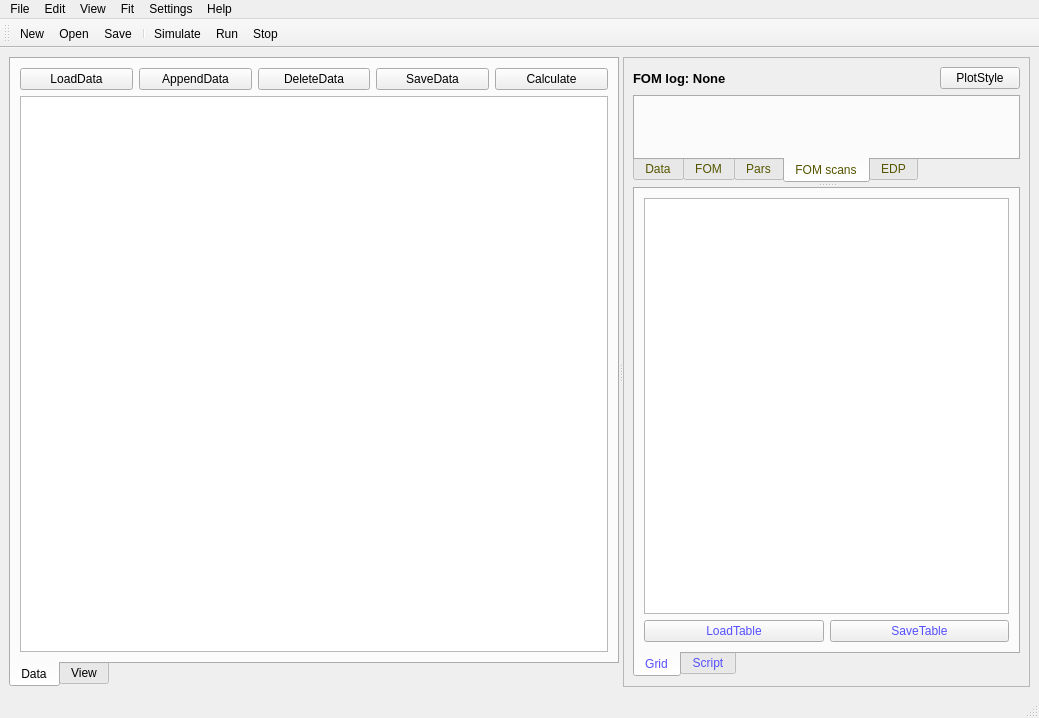
<?xml version="1.0" encoding="UTF-8"?>
<ui version="4.0">
 <class>MainWindow</class>
 <widget class="QMainWindow" name="MainWindow">
  <property name="geometry">
   <rect>
    <x>0</x>
    <y>0</y>
    <width>1039</width>
    <height>718</height>
   </rect>
  </property>
  <property name="windowTitle">
   <string>MainWindow</string>
  </property>
  <widget class="QWidget" name="centralwidget">
   <layout class="QHBoxLayout" name="horizontalLayout">
    <item>
     <widget class="QSplitter" name="splitter_2">
      <property name="orientation">
       <enum>Qt::Horizontal</enum>
      </property>
      <widget class="QTabWidget" name="tabWidget_data">
       <property name="styleSheet">
        <string notr="true"/>
       </property>
       <property name="tabPosition">
        <enum>QTabWidget::South</enum>
       </property>
       <property name="currentIndex">
        <number>0</number>
       </property>
       <widget class="QWidget" name="tab_5">
        <attribute name="title">
         <string>Data</string>
        </attribute>
        <layout class="QVBoxLayout" name="verticalLayout_2">
         <item>
          <layout class="QHBoxLayout" name="horizontalLayout_2">
           <property name="sizeConstraint">
            <enum>QLayout::SetFixedSize</enum>
           </property>
           <item>
            <widget class="QPushButton" name="pushButton_load_data">
             <property name="text">
              <string>LoadData</string>
             </property>
            </widget>
           </item>
           <item>
            <widget class="QPushButton" name="pushButton_append_data">
             <property name="text">
              <string>AppendData</string>
             </property>
            </widget>
           </item>
           <item>
            <widget class="QPushButton" name="pushButton_delete_data">
             <property name="text">
              <string>DeleteData</string>
             </property>
            </widget>
           </item>
           <item>
            <widget class="QPushButton" name="pushButton_save_data">
             <property name="text">
              <string>SaveData</string>
             </property>
            </widget>
           </item>
           <item>
            <widget class="QPushButton" name="pushButton_calculate">
             <property name="text">
              <string>Calculate</string>
             </property>
            </widget>
           </item>
          </layout>
         </item>
         <item>
          <widget class="QTableWidget" name="tableWidget_data"/>
         </item>
        </layout>
       </widget>
       <widget class="QWidget" name="tab_6">
        <attribute name="title">
         <string>View</string>
        </attribute>
        <layout class="QVBoxLayout" name="verticalLayout_3">
         <item>
          <layout class="QHBoxLayout" name="horizontalLayout_10">
           <item>
            <widget class="QLabel" name="label">
             <property name="sizePolicy">
              <sizepolicy hsizetype="Fixed" vsizetype="Preferred">
               <horstretch>0</horstretch>
               <verstretch>0</verstretch>
              </sizepolicy>
             </property>
             <property name="text">
              <string>Data set:</string>
             </property>
            </widget>
           </item>
           <item>
            <widget class="QComboBox" name="comboBox_dataset"/>
           </item>
          </layout>
         </item>
         <item>
          <widget class="QTableWidget" name="tableWidget_data_view"/>
         </item>
        </layout>
       </widget>
      </widget>
      <widget class="QFrame" name="frame">
       <property name="frameShape">
        <enum>QFrame::StyledPanel</enum>
       </property>
       <property name="frameShadow">
        <enum>QFrame::Raised</enum>
       </property>
       <layout class="QVBoxLayout" name="verticalLayout">
        <item>
         <layout class="QHBoxLayout" name="horizontalLayout_3">
          <item>
           <widget class="QLabel" name="label_2">
            <property name="font">
             <font>
              <pointsize>10</pointsize>
              <weight>75</weight>
              <bold>true</bold>
             </font>
            </property>
            <property name="text">
             <string>FOM log: None</string>
            </property>
           </widget>
          </item>
          <item>
           <spacer name="horizontalSpacer">
            <property name="orientation">
             <enum>Qt::Horizontal</enum>
            </property>
            <property name="sizeHint" stdset="0">
             <size>
              <width>40</width>
              <height>20</height>
             </size>
            </property>
           </spacer>
          </item>
          <item>
           <widget class="QPushButton" name="pushButton_plot_style">
            <property name="text">
             <string>PlotStyle</string>
            </property>
           </widget>
          </item>
         </layout>
        </item>
        <item>
         <widget class="QSplitter" name="splitter">
          <property name="orientation">
           <enum>Qt::Vertical</enum>
          </property>
          <widget class="QTabWidget" name="tabWidget">
           <property name="maximumSize">
            <size>
             <width>16666666</width>
             <height>16777215</height>
            </size>
           </property>
           <property name="styleSheet">
            <string notr="true">color: rgb(85, 85, 0);</string>
           </property>
           <property name="tabPosition">
            <enum>QTabWidget::South</enum>
           </property>
           <property name="currentIndex">
            <number>3</number>
           </property>
           <widget class="QWidget" name="tab">
            <attribute name="title">
             <string>Data</string>
            </attribute>
            <layout class="QHBoxLayout" name="horizontalLayout_5">
             <item>
              <widget class="GraphicsLayoutWidget" name="widget_data" native="true"/>
             </item>
            </layout>
           </widget>
           <widget class="QWidget" name="tab_7">
            <attribute name="title">
             <string>FOM</string>
            </attribute>
            <layout class="QHBoxLayout" name="horizontalLayout_6">
             <item>
              <widget class="GraphicsLayoutWidget" name="widget_fom" native="true"/>
             </item>
            </layout>
           </widget>
           <widget class="QWidget" name="tab_8">
            <attribute name="title">
             <string>Pars</string>
            </attribute>
            <layout class="QHBoxLayout" name="horizontalLayout_7">
             <item>
              <widget class="GraphicsLayoutWidget" name="widget_pars" native="true"/>
             </item>
            </layout>
           </widget>
           <widget class="QWidget" name="tab_2">
            <attribute name="title">
             <string>FOM scans</string>
            </attribute>
            <layout class="QHBoxLayout" name="horizontalLayout_8">
             <item>
              <widget class="GraphicsLayoutWidget" name="widget_fom_scan" native="true"/>
             </item>
            </layout>
           </widget>
           <widget class="QWidget" name="tab_4">
            <attribute name="title">
             <string>EDP</string>
            </attribute>
            <layout class="QHBoxLayout" name="horizontalLayout_9">
             <item>
              <widget class="GLViewWidget_cum" name="widget_edp" native="true"/>
             </item>
            </layout>
           </widget>
          </widget>
          <widget class="QTabWidget" name="tabWidget_2">
           <property name="minimumSize">
            <size>
             <width>200</width>
             <height>400</height>
            </size>
           </property>
           <property name="styleSheet">
            <string notr="true">color: rgb(85, 79, 255);</string>
           </property>
           <property name="tabPosition">
            <enum>QTabWidget::South</enum>
           </property>
           <property name="currentIndex">
            <number>0</number>
           </property>
           <widget class="QWidget" name="tab_3">
            <attribute name="title">
             <string>Grid</string>
            </attribute>
            <layout class="QVBoxLayout" name="verticalLayout_4">
             <item>
              <widget class="QTableWidget" name="tableWidget_pars"/>
             </item>
             <item>
              <layout class="QHBoxLayout" name="horizontalLayout_11">
               <item>
                <widget class="QPushButton" name="pushButton_load_table">
                 <property name="text">
                  <string>LoadTable</string>
                 </property>
                </widget>
               </item>
               <item>
                <widget class="QPushButton" name="pushButton_save_table">
                 <property name="text">
                  <string>SaveTable</string>
                 </property>
                </widget>
               </item>
              </layout>
             </item>
            </layout>
           </widget>
           <widget class="QWidget" name="tab_9">
            <attribute name="title">
             <string>Script</string>
            </attribute>
            <layout class="QVBoxLayout" name="verticalLayout_5">
             <item>
              <widget class="QCodeEditor" name="plainTextEdit_script"/>
             </item>
             <item>
              <layout class="QHBoxLayout" name="horizontalLayout_4">
               <item>
                <widget class="QPushButton" name="pushButton_load_script">
                 <property name="text">
                  <string>LoadScript</string>
                 </property>
                </widget>
               </item>
               <item>
                <widget class="QPushButton" name="pushButton_save_script">
                 <property name="text">
                  <string>SaveScript</string>
                 </property>
                </widget>
               </item>
              </layout>
             </item>
            </layout>
           </widget>
          </widget>
         </widget>
        </item>
       </layout>
      </widget>
     </widget>
    </item>
   </layout>
  </widget>
  <widget class="QMenuBar" name="menubar">
   <property name="geometry">
    <rect>
     <x>0</x>
     <y>0</y>
     <width>1039</width>
     <height>21</height>
    </rect>
   </property>
   <widget class="QMenu" name="menuFile">
    <property name="title">
     <string>File</string>
    </property>
   </widget>
   <widget class="QMenu" name="menuEdit">
    <property name="title">
     <string>Edit</string>
    </property>
   </widget>
   <widget class="QMenu" name="menuView">
    <property name="title">
     <string>View</string>
    </property>
   </widget>
   <widget class="QMenu" name="menuFit">
    <property name="title">
     <string>Fit</string>
    </property>
   </widget>
   <widget class="QMenu" name="menuSettings">
    <property name="title">
     <string>Settings</string>
    </property>
   </widget>
   <widget class="QMenu" name="menuHelp">
    <property name="title">
     <string>Help</string>
    </property>
   </widget>
   <addaction name="menuFile"/>
   <addaction name="menuEdit"/>
   <addaction name="menuView"/>
   <addaction name="menuFit"/>
   <addaction name="menuSettings"/>
   <addaction name="menuHelp"/>
  </widget>
  <widget class="QStatusBar" name="statusbar"/>
  <widget class="QToolBar" name="toolBar">
   <property name="windowTitle">
    <string>toolBar</string>
   </property>
   <attribute name="toolBarArea">
    <enum>TopToolBarArea</enum>
   </attribute>
   <attribute name="toolBarBreak">
    <bool>false</bool>
   </attribute>
   <addaction name="actionNew"/>
   <addaction name="actionOpen"/>
   <addaction name="actionSave"/>
   <addaction name="separator"/>
   <addaction name="actionSimulate"/>
   <addaction name="actionRun"/>
   <addaction name="actionStop"/>
  </widget>
  <action name="actionSimulate">
   <property name="text">
    <string>Simulate</string>
   </property>
   <property name="toolTip">
    <string>&lt;html&gt;&lt;head/&gt;&lt;body&gt;&lt;p&gt;&lt;span style=&quot; font-size:18pt; text-decoration: underline;&quot;&gt;Simulate&lt;/span&gt;&lt;/p&gt;&lt;/body&gt;&lt;/html&gt;</string>
   </property>
   <property name="shortcut">
    <string>Ctrl+S</string>
   </property>
  </action>
  <action name="actionRun">
   <property name="text">
    <string>Run</string>
   </property>
   <property name="toolTip">
    <string>&lt;html&gt;&lt;head/&gt;&lt;body&gt;&lt;p&gt;&lt;span style=&quot; font-size:10pt;&quot;&gt;Run&lt;/span&gt;&lt;/p&gt;&lt;/body&gt;&lt;/html&gt;</string>
   </property>
  </action>
  <action name="actionStop">
   <property name="text">
    <string>Stop</string>
   </property>
  </action>
  <action name="actionNew">
   <property name="text">
    <string>New</string>
   </property>
  </action>
  <action name="actionOpen">
   <property name="text">
    <string>Open</string>
   </property>
  </action>
  <action name="actionSave">
   <property name="text">
    <string>Save</string>
   </property>
  </action>
 </widget>
 <customwidgets>
  <customwidget>
   <class>GraphicsLayoutWidget</class>
   <extends>QWidget</extends>
   <header location="global">pyqtgraph.h</header>
   <container>1</container>
  </customwidget>
  <customwidget>
   <class>QCodeEditor</class>
   <extends>QPlainTextEdit</extends>
   <header>code_editor.h</header>
  </customwidget>
  <customwidget>
   <class>GLViewWidget_cum</class>
   <extends>QWidget</extends>
   <header>glview.h</header>
   <container>1</container>
  </customwidget>
 </customwidgets>
 <resources/>
 <connections/>
</ui>
